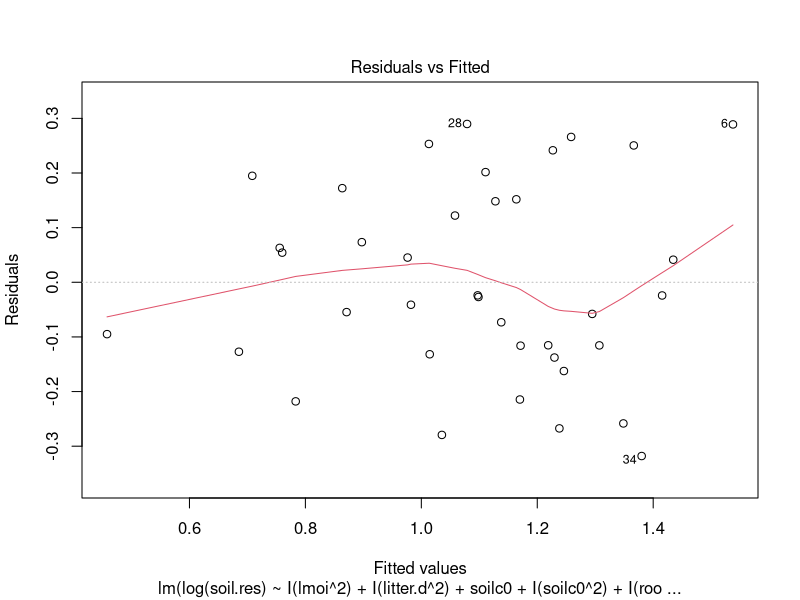
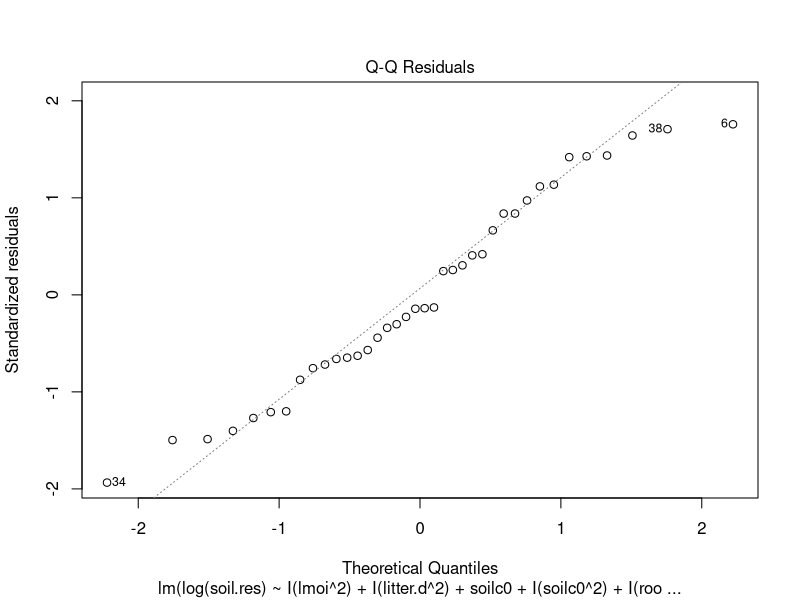
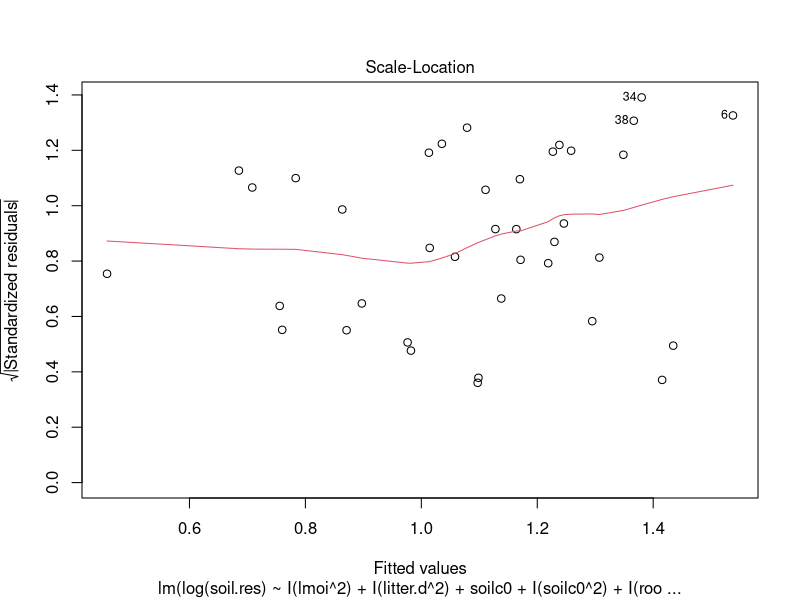
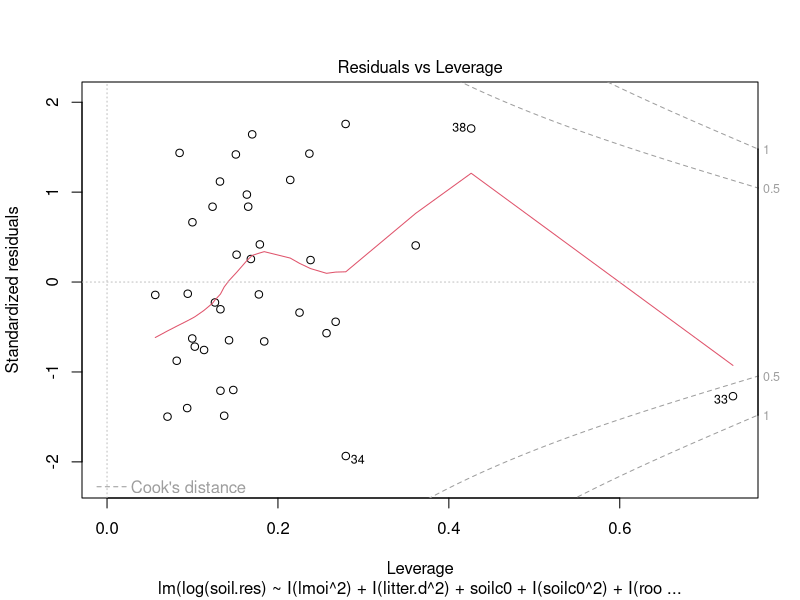

The R script that drew these images, in order:
# erstellen aller Modelle brute force

# Prädikatoren
# smoi^2, lmoi, litter.d, soiln0, soiln5, soilc0, soilc5, sno35, litdoc, sdoc5, rootdw0, rootdw5
# jeweils linear und quadratisch

pred <-c("smoi", "lmoi", "litter.d", "soiln0", "soiln5", "soilc0", "soilc5", "sno35", "litdoc", "sdoc5", "rootdw0", "rootdw5")

# erstellen des quadratischen Prädikator
create_quad_pred <- function(pred){
    paste0("I(", pred, "^2)")
}

# Teilmengen berechnen
# wenn ein quadratischer term eingefügt wird, muss auch der lineare vorkommen
# lm(y ~ lmoi + smoi + I(smoi^2) + rootdw0 + litdoc + soiln0 + sno35, data = hainich.data)
# y = log(soil.res)
# ausgabe liste aller modelle

powerset_linear <- function(pred) {
  # Start mit Liste, die nur die leere Menge enthält
  P <- list(c())
  
  # Für jedes Element der Menge
  for (x in pred) {
    # Neue Teilmengen: zu jeder bisherigen Teilmenge x hinzufügen
    new_subsets <- lapply(P, function(sub) c(sub, x))
    # Alte und neue Teilmengen zusammenführen
    P <- c(P, new_subsets)
  }
  
  return(P)
}

#linear_models <- powerset_linear(pred) #4096 Teilmengen
#length(linear_models)

# quadratische + lineare Modelle
# 3^12=531.441 Modelle -1 der komplett leeren Teilmenge

powerset_quads <- function(pred) {
  lin_sets <- powerset_linear(pred)
  all_models <- list()

  for (S in lin_sets) {
    # immer das reine lineare Modell hinzufügen
    all_models[[length(all_models) + 1]] <- S

    if (length(S) == 0) next  # zur leeren Menge gibt es keine Quadrate

    # alle Teilmengen der Variablen in S bestimmen (für Quadratterme)
    quad_lin_sets <- powerset_linear(S)
    # erste ist die leere Menge -> nur lineares Modell, haben wir oben schon
    if (length(quad_lin_sets) > 1) {
      for (Q in quad_lin_sets[-1]) {
        quad_terms <- create_quad_pred(Q)
        all_models[[length(all_models) + 1]] <- c(S, quad_terms)
      }
    }
}

    return(all_models)
}

#models <- powerset_quads(pred)
#length(models)
#models[1:5]


#################################################################
# Funktion regsubsets()
# macht globale Suche, also brute force
# Variablen: smoi^2, lmoi, litter.d, soiln0, soiln5, soilc0, soilc5, sno35, litdoc, rootdw0, rootdw5, temp.0, temp.15, rootc5

library(leaps)

hainich.data <- read.csv("hainich.csv", sep=";")

fit <- regsubsets(log(soil.res) ~ smoi + I(smoi^2) + lmoi + I(lmoi^2) +litter.d + I(litter.d^2)+ soiln0+ I(soiln0^2) + soiln5 + 
                  + I(soiln5^2) + soilc0 + I(soilc0^2) + soilc5 + I(soilc5^2) + sno35 + I(sno35^2) + litdoc + I(litdoc^2)
                  + rootdw0 + I(rootdw0^2) + rootdw5 + I(rootdw5^2) + temp.0 + I(temp.0^2) + temp.15 + I(temp.15^2) + rootc5 + I(rootc5^2), 
                  data = hainich.data, 
                  nvmax = 30)  # max 12 Prädiktoren + Intercept

# Übersichtstabelle
sum_fit <- summary(fit)
sum_fit$which    # TRUE/FALSE-Matrix: welche Variable in welchem Modell

# Kriterien anschauen
cbind(
  Rsq = sum_fit$rsq,
  AdjRsq = sum_fit$adjr2, 
  Cp = sum_fit$cp,
  BIC = sum_fit$bic
)

#           Rsq    AdjRsq        Cp        BIC
' [1,] 0.2270764 0.2056063 27.944478  -2.512680
 [2,] 0.4323087 0.3998692 13.496531 -10.601984
 [3,] 0.4949564 0.4503938 10.475746 -11.407858
 [4,] 0.5639081 0.5110484  6.949751 -13.348352
 [5,] 0.6065118 0.5450293  5.535356 -13.617242
 [6,] 0.6431643 0.5740993  4.597915 -13.695126
 [7,] 0.6752408 0.5994637  4.027199 -13.636825
 [8,] 0.7002528 0.6175640  4.022661 -13.044730
 [9,] 0.7277954 0.6403011  3.815311 -13.069793
[10,] 0.7476471 0.6541830  4.224341 -12.309765
[11,] 0.7704721 0.6733641  4.395073 -12.274731
[12,] 0.7887441 0.6873413  4.930695 -11.789420
[13,] 0.8052483 0.6997579  5.607997 -11.242937
[14,] 0.8243232 0.7173895  6.079278 -11.522366
[15,] 0.8390781 0.7293587  6.896774 -11.218400
[16,] 0.8480888 0.7323470  8.174628  -9.770491
[17,] 0.8541529 0.7301828  9.688637  -7.680911
[18,] 0.8622459 0.7317420 11.040037  -6.212698
[19,] 0.8650317 0.7225651 12.816778  -3.351451
[20,] 0.8734998 0.7246761 14.138115  -2.176127
[21,] 0.8767289 0.7149357 15.879323   0.478852
[22,] 0.8808466 0.7060882 17.549323   2.825437
[23,] 0.8826712 0.6899168 19.403089   5.876607
[24,] 0.8845333 0.6713640 21.253858   8.906280
[25,] 0.8871069 0.6519129 23.047602  11.687318
[26,] 0.8875835 0.6218719 25.009402  15.164124
[27,] 0.8876355 0.5842512 27.005241  18.784154
[28,] 0.8877008 0.5383257 29.000000  22.399619'
# Modell 6 sieht gut aus, niedrigstes BIC

# Modell 6 auswählen (Position6 in der Liste)
coef(fit, 6)  # Zeigt Koeffizienten

# Namen der Variablen extrahieren
vars_6 <- names(coef(fit, 6))[-1]  # ohne Intercept
formel_6 <- as.formula(paste("log(soil.res) ~", paste(vars_6, collapse = " + ")))

# Anzeigen
formel_6
'log(soil.res) ~ I(lmoi^2) + I(litter.d^2) + soilc0 + I(soilc0^2) + 
    I(rootdw0^2) + I(temp.15^2)'

best_model <- lm(log(soil.res) ~ I(lmoi^2) + I(litter.d^2) + soilc0 + I(soilc0^2) + 
    I(rootdw0^2) + I(temp.15^2), data = hainich.data)

summary(best_model)
plot(best_model)

# alle Variablen, größer Korrelation 0.2 da kommt nur noch sdoc5 dazu
fit2 <- regsubsets(log(soil.res) ~ smoi + I(smoi^2) + lmoi + I(lmoi^2) +litter.d + I(litter.d^2)+ soiln0+ I(soiln0^2) + soiln5 + 
                  + I(soiln5^2) + soilc0 + I(soilc0^2) + soilc5 + I(soilc5^2) + sno35 + I(sno35^2) + litdoc + I(litdoc^2) + sdoc5 + I(sdoc5^2)
                  + rootdw0 + I(rootdw0^2) + rootdw5 + I(rootdw5^2) + temp.0 + I(temp.0^2) + temp.15 + I(temp.15^2) + rootc5 + I(rootc5^2), 
                  data = hainich.data, 
                  nvmax = 32)  # max 12 Prädiktoren + Intercept

# Übersichtstabelle
sum_fit2 <- summary(fit2)
sum_fit2$which    # TRUE/FALSE-Matrix: welche Variable in welchem Modell

# Kriterien anschauen
cbind(
  Rsq = sum_fit2$rsq,
  AdjRsq = sum_fit2$adjr2, 
  Cp = sum_fit2$cp,
  BIC = sum_fit2$bic
)
# das gleiche Ergebnis!
